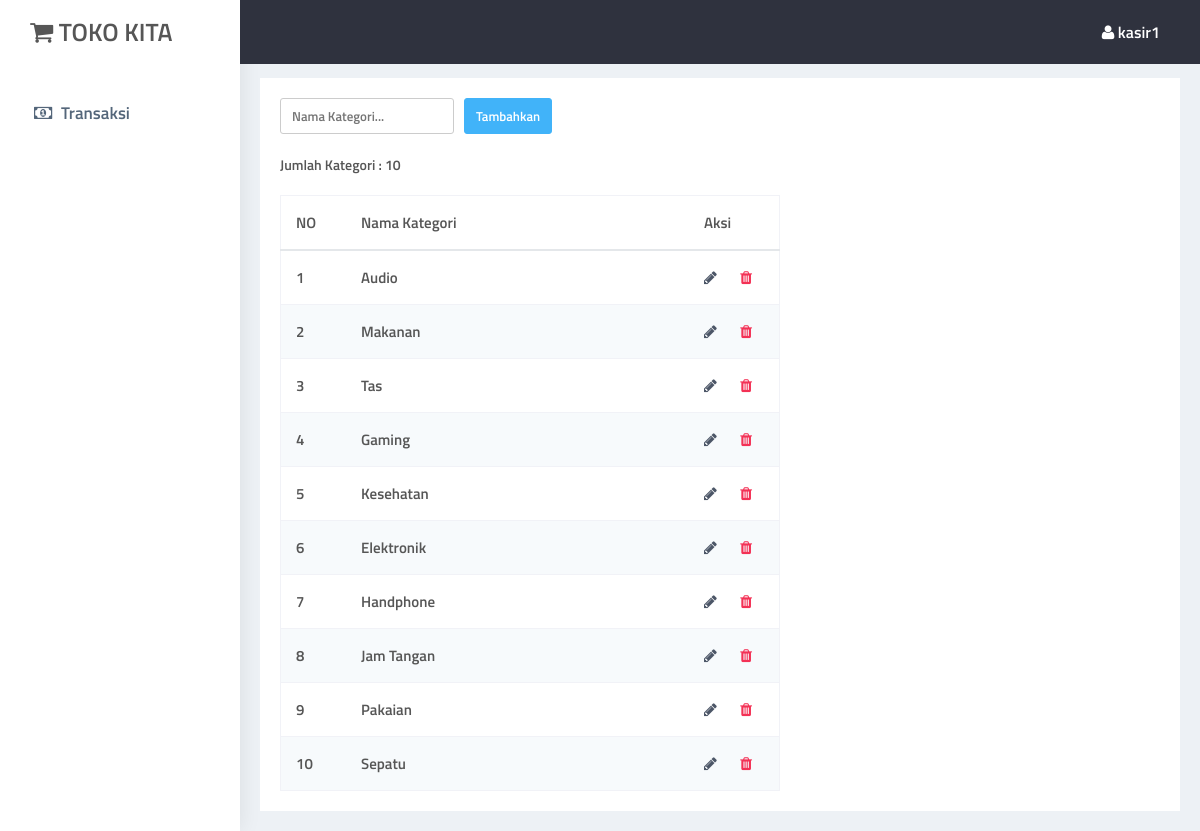
The app's page /kategori.php (signed in) with its own data.
### tables this page shows
CREATE TABLE `kategori` (
  `id_kategori` int(11) NOT NULL,
  `nama_kategori` varchar(100) NOT NULL
);

### root.php (the view, shortened to what this page needs)
<?php
class penjualan
{
	public $con;
	function __construct()
	{
		$this->con=new mysqli("localhost","root","","imk");
	}
		?><script type="text/javascript">
					<?php
	function tampil_kategori(){
		$query=$this->con->query("select * from kategori order by id_kategori desc");
		$no=1;
		while ($data=$query->fetch_assoc()) {
			?>
				<tr>
					<td><?= $no ?></td>
					<td><?= $data['nama_kategori'] ?></td>
					<td>
						<a href="?action=edit_kategori&id_kategori=<?= $data['id_kategori'] ?>" class="btn bluetbl m-r-10"><span class="btn-edit-tooltip">Edit</span><i class="fa fa-pencil"></i></a>
						<a href="handler.php?action=hapus_kategori&id_kategori=<?= $data['id_kategori'] ?>" class="btn redtbl" onclick="return confirm('yakin ingin menghapus kategori : <?= $data['nama_kategori'] ?> ?')"><span class="btn-hapus-tooltip">Hapus</span><i class="fa fa-trash"></i></a>
					</td>
				</tr>
				<?php
			$no++;
		}
	}
			?>
			<?php
	function show_jumlah_cat(){
		$query=$this->con->query("select * from kategori");
		echo $query->num_rows;
	}
}
?>

### assets/index.css (style rules this page uses)
* { margin: 0;padding: 0;font-family: titillium; }
body { background: #edf1f5;animation-name: muncul;animation-duration: 0.5s }
.datatable th,.datatable td { padding: 15px;color: #565656;font-size: 15px; }
.datatable tr { border-bottom: 1px solid #f1f2f7 }
.datatable tr:nth-child(even) { background: #f7fafc !important }
.m-r-10 { padding-right:20px; }
.bluetbl { color: #4c5667; }
.redtbl { color: #f33155; }
.btn { position: relative;display: inline-block; }

### records on screen
kategori: nama_kategori "Audio"
kategori: nama_kategori "Makanan"
kategori: nama_kategori "Tas"
kategori: nama_kategori "Gaming"
kategori: nama_kategori "Kesehatan"
kategori: nama_kategori "Elektronik"
kategori: nama_kategori "Handphone"
kategori: nama_kategori "Jam Tangan"
kategori: nama_kategori "Pakaian"
kategori: nama_kategori "Sepatu"

### other values on screen
$_SESSION['username'] "kasir1"
$query->num_rows "10"
